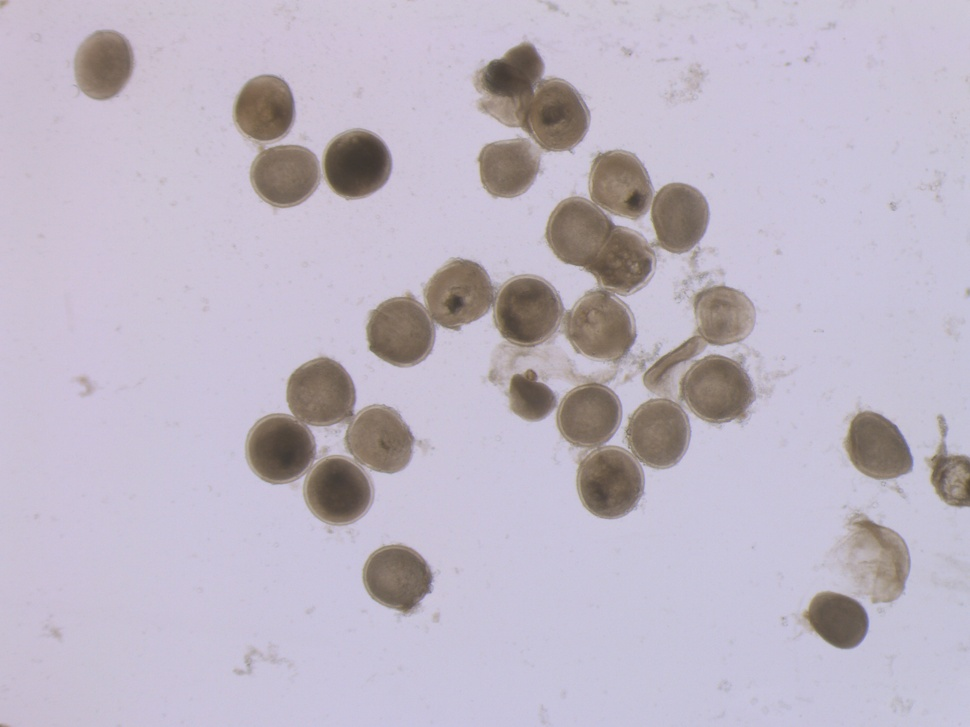
#> input picture 2 1.jpg, 970 x 727 px, shrunk from 2592 x 1944 before the run, given as the content of the folder ./photos/cellules classées/vitreg/Regression amas, which was not available
$ python image_generator.py
#> lines starting #> are read from the running program, lines starting #| are printed output that depends on the picture; pictures that were not available may be replaced by others from this repository, and a replacement may not be noted
#!/usr/bin/env python3
# -*- coding: utf-8 -*-
"""
Created on Sat May  4 10:40:08 2019

@author: clement
"""
from PIL import Image
import numpy as np
import os
import matplotlib.pyplot as plt

IMAGE_FORMATS = ["jpg", "png", "bmp", "ico"]

def myprint(text, verbose):
    if verbose:
        print(text)

def image_generator(directory=".",
                    rotate = (True, 90),
                    h_mirror = True,
                    v_mirror = True,
                    lightness = 0,
                    verbose = True):

    '''
    Generates data images from the directory
    Agruments:
        directory : path to the directory (string)
        rotate : (enable, step (degrees))
        h_miror : Horizontal mirror boolean
        v_mirror : Vertical Mirror boolean
        lightness : +- value on each pixel
        verbose : display details in the console
    '''
#> called with rotate = (True, 20), h_mirror = True, v_mirror = True, lightness = 0, verbose = True
    # List all the images of the directory
    all_img_list = os.listdir('./'+directory)
    myprint(all_img_list, verbose)
    # Only keep the images
    to_delete = []
    for file in all_img_list:
        if file[-3:] not in IMAGE_FORMATS:
            to_delete.append(all_img_list.index(file))

    to_delete.sort(reverse=True)
    for i in to_delete:
        all_img_list.pop(i)

    myprint(f"{len(all_img_list)} images found in the directory.\n", verbose)

    # Openning each image one by one
    for file in all_img_list:
        name = "./" + directory + "/" + file
        image = Image.open(name)
#> image is the input picture: PIL image 970x727 RGB; mean R, G, B 190.2, 182.5, 196.6
        rotation = rotate[1]
        while rotation <= 360-rotate[1]:
            # Rotations
            if rotate[0]:
                new_image = image.rotate(rotation)
                # Saving transformed image
                new_image.save(name+"_r=" + str(rotation)+".png", format="PNG")
            else:
                new_image = image

            # Mirror
            if h_mirror:
                # Saving transformed image
                new_image.transpose(Image.FLIP_TOP_BOTTOM).save(name+"_r=" + str(rotation)+"_hmir"+".png", format="PNG")
            if v_mirror:
                # Saving transformed image
                new_image.transpose(Image.FLIP_LEFT_RIGHT).save(name+"_r=" + str(rotation)+"_vmir"+".png", format="PNG")
            if v_mirror and h_mirror:
                # Saving transformed image
                new_image.transpose(Image.FLIP_LEFT_RIGHT).transpose(Image.FLIP_TOP_BOTTOM).save(name+"_r=" + str(rotation)+"_hvmir"+".png", format="PNG")

            if rotate[0]:
                rotation += rotate[1]
            else:
                rotation = 360
#> this loop made 17 passes
#> pass 1, in image_generator, `new_image = image.rotate(rotation)`:
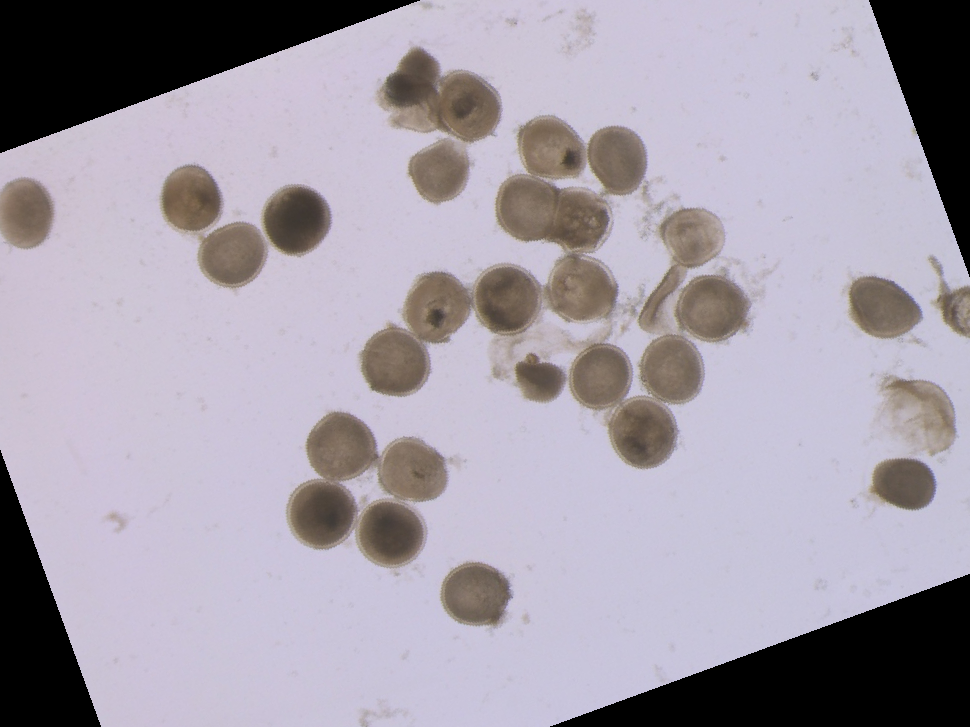
#> new_image: PIL image 970x727 RGB; mean R, G, B 163.9, 157, 168.8
#> pass 1, in image_generator, `new_image.transpose(Image.FLIP_TOP_BOTTOM).save(name+"_r=" + str(rotat..`:
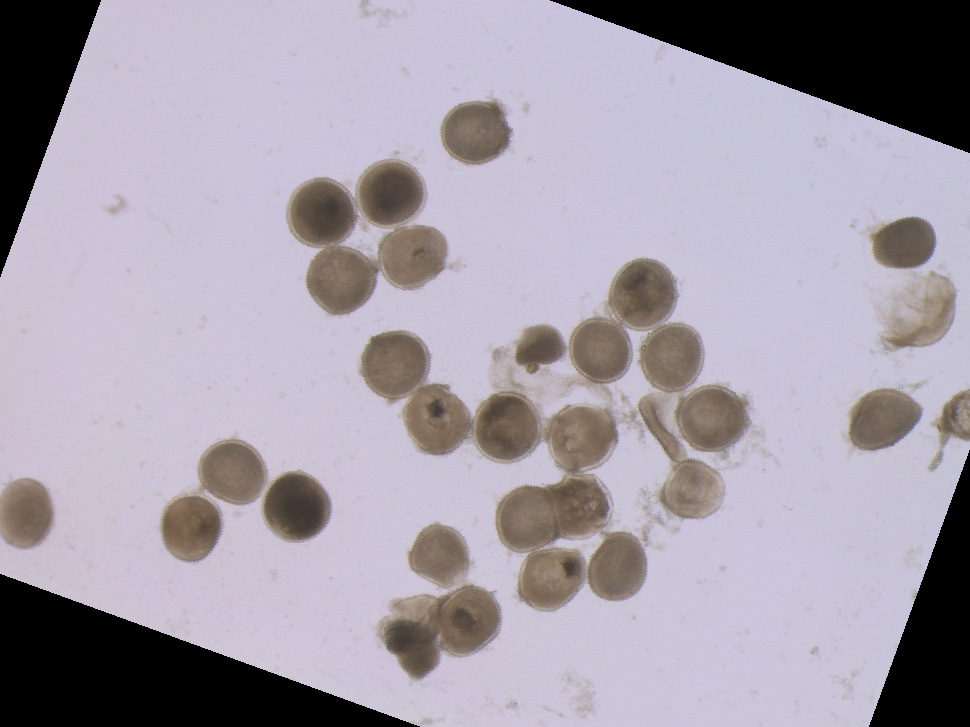
#> saved as 2 1.jpg_r=20_hmir.png: PIL image 970x727 RGB; mean R, G, B 163.9, 157, 168.8
#> pass 1, in image_generator, `new_image.transpose(Image.FLIP_LEFT_RIGHT).save(name+"_r=" + str(rotat..`:
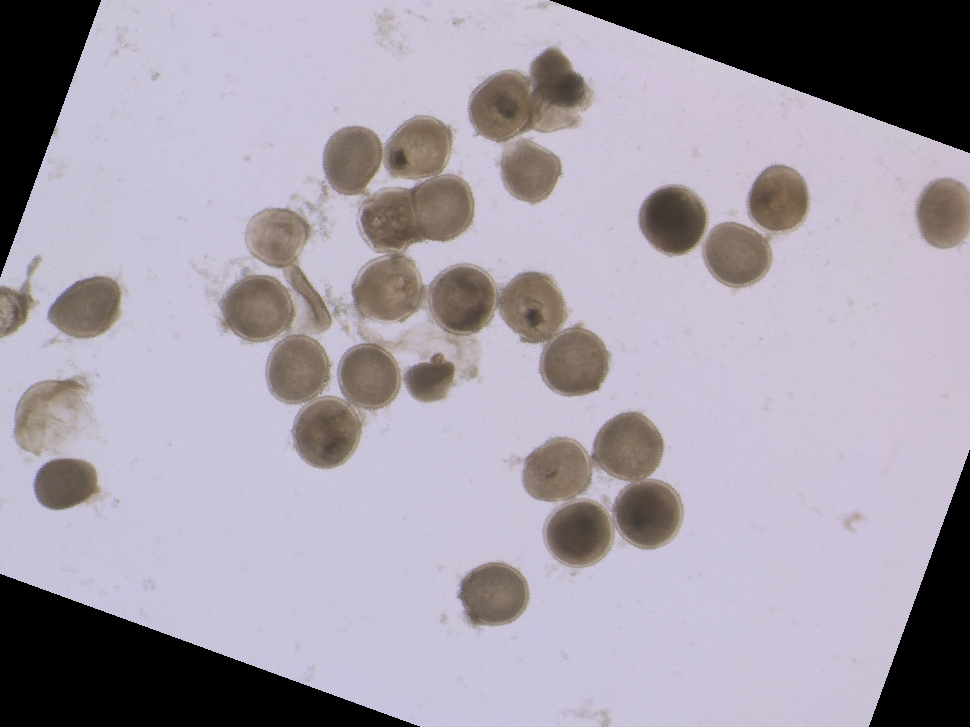
#> saved as 2 1.jpg_r=20_vmir.png: PIL image 970x727 RGB; mean R, G, B 163.9, 157, 168.8
#> pass 1, in image_generator, `new_image.transpose(Image.FLIP_LEFT_RIGHT).transpose(Image.FLIP_TOP_BO..`:
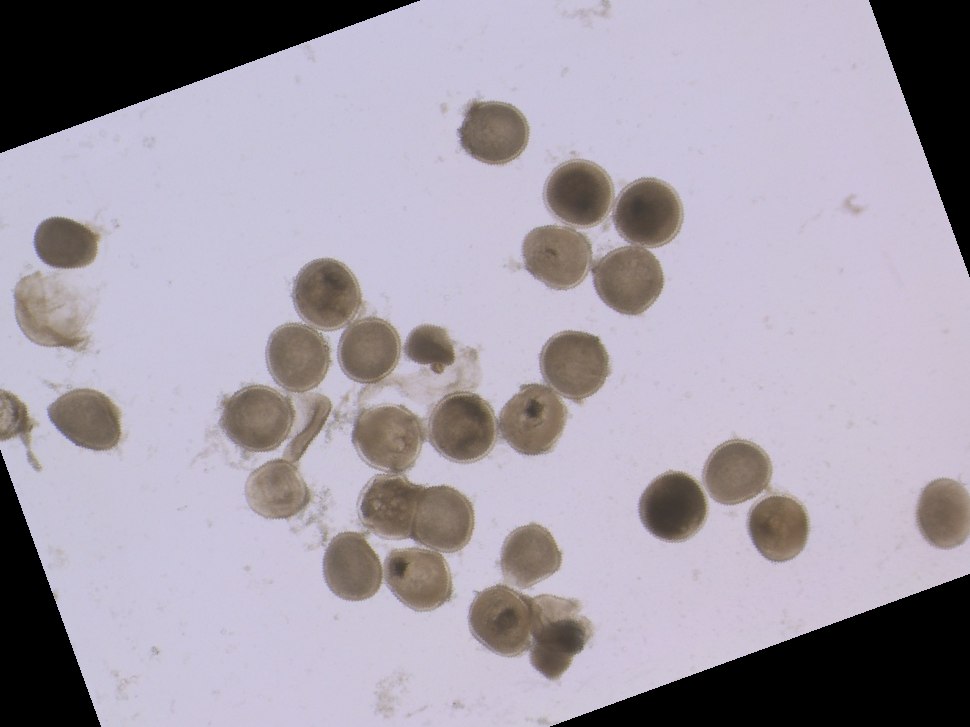
#> saved as 2 1.jpg_r=20_hvmir.png: PIL image 970x727 RGB; mean R, G, B 163.9, 157, 168.8
#> after the loop:
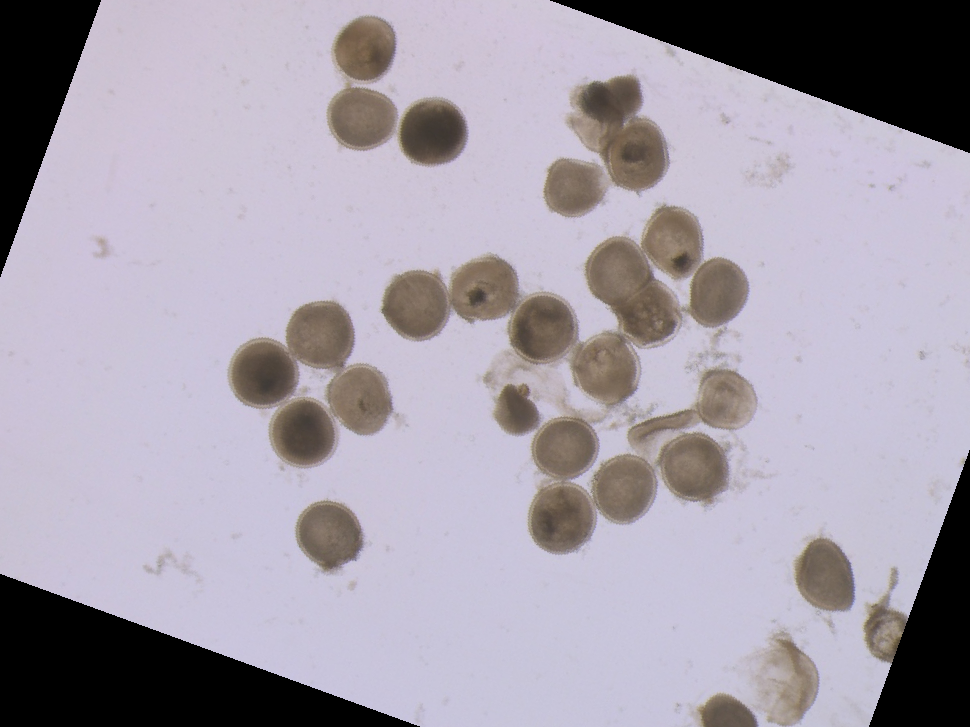
#> new_image: PIL image 970x727 RGB; mean R, G, B 164.3, 157.5, 169.5

if __name__ == '__main__':
    image_generator('photos/cellules classées/vitreg/Regression amas', rotate=(True, 20), h_mirror=True, v_mirror=True)

$ run again, on x0.75_AetVit.jpg
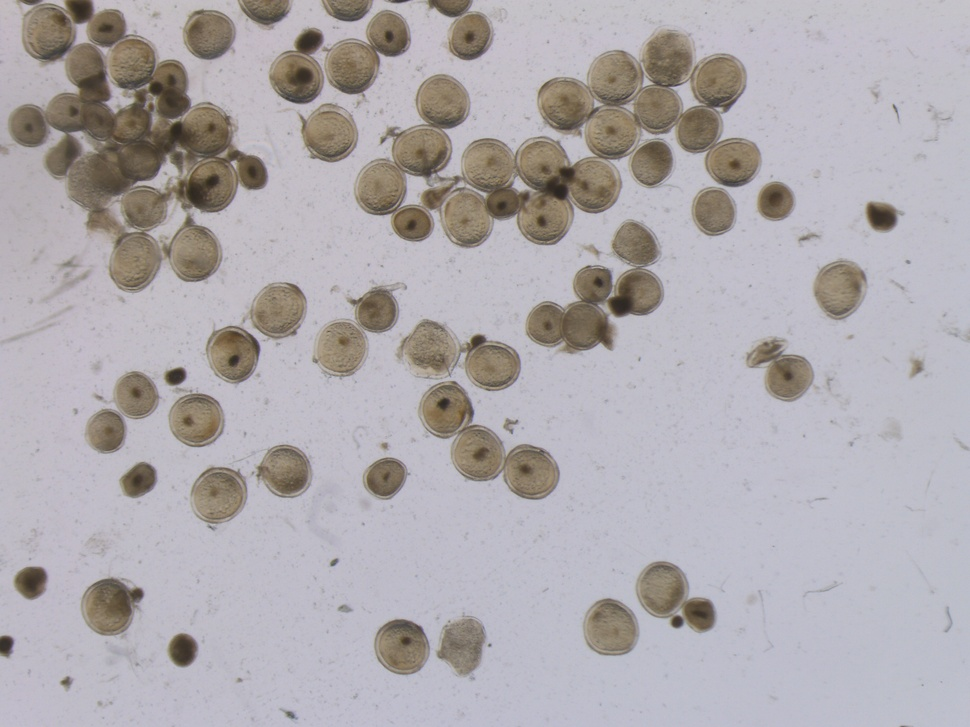
#> input picture x0.75_AetVit.jpg, 970 x 727 px, shrunk from 2592 x 1944 before the run, given as the content of the folder ./photos/cellules classées/vitreg/Regression amas, which was not available
#> in image_generator, image is the input picture: PIL image 970x727 RGB; mean R, G, B 174.9, 170.2, 174
#> the loop in image_generator, `while rotation <= 360-rotate[1]:` made 17 passes
#> pass 1, in image_generator, `new_image.transpose(Image.FLIP_LEFT_RIGHT).transpose(Image.FLIP_TOP_BO..`:
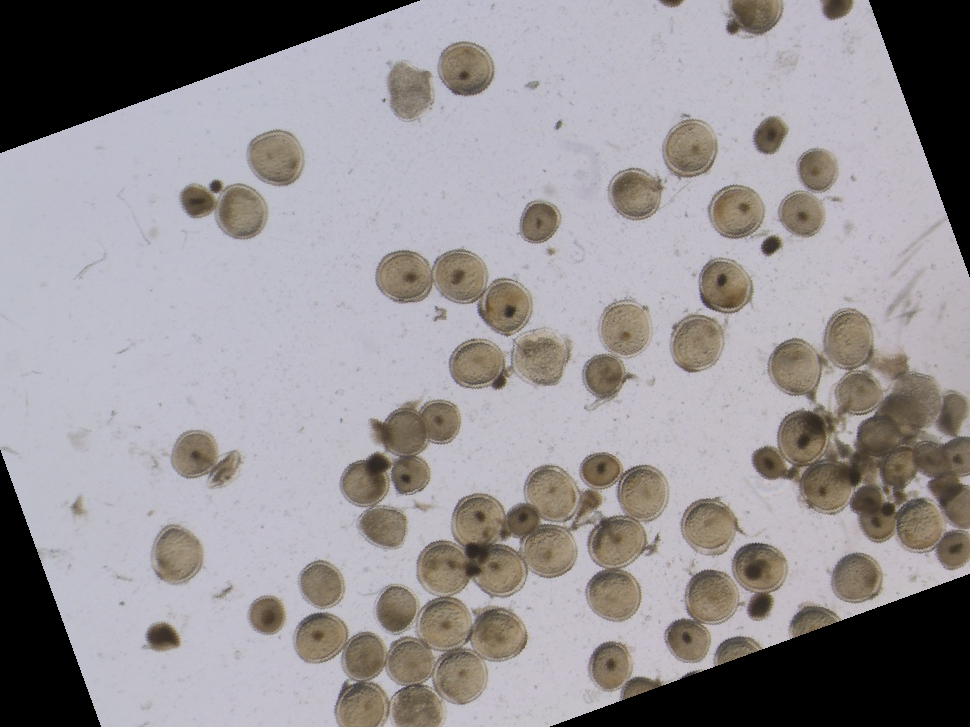
#> saved as x0.75_AetVit.jpg_r=20_hvmir.png: PIL image 970x727 RGB; mean R, G, B 150.8, 146.6, 149.3
#> after the loop in image_generator, `while rotation <= 360-rotate[1]:`:
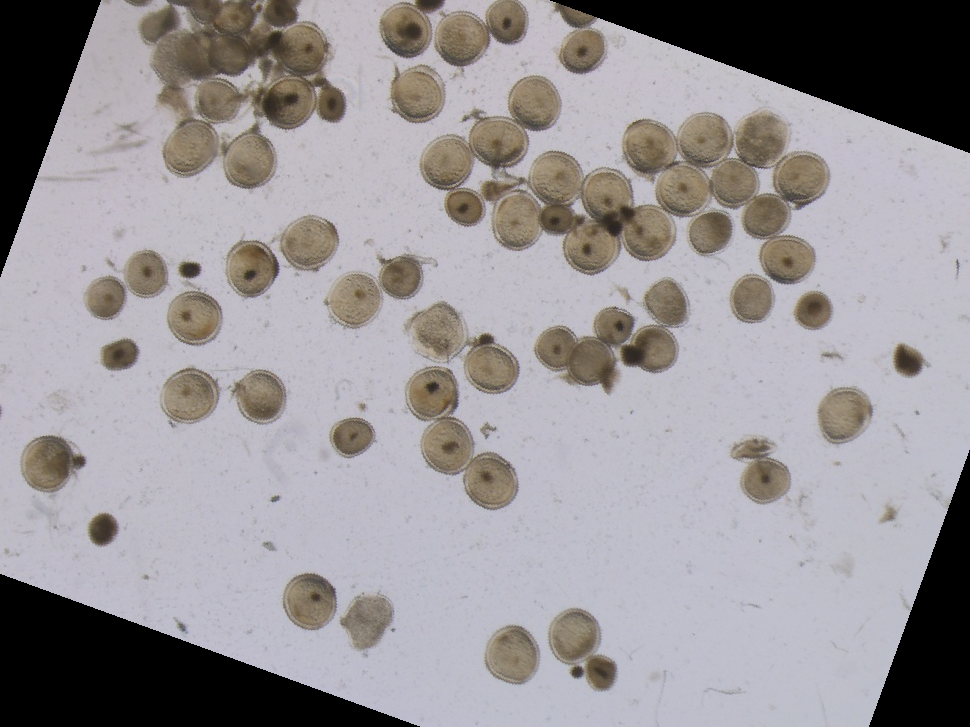
#> new_image: PIL image 970x727 RGB; mean R, G, B 151.9, 147.8, 150.9
